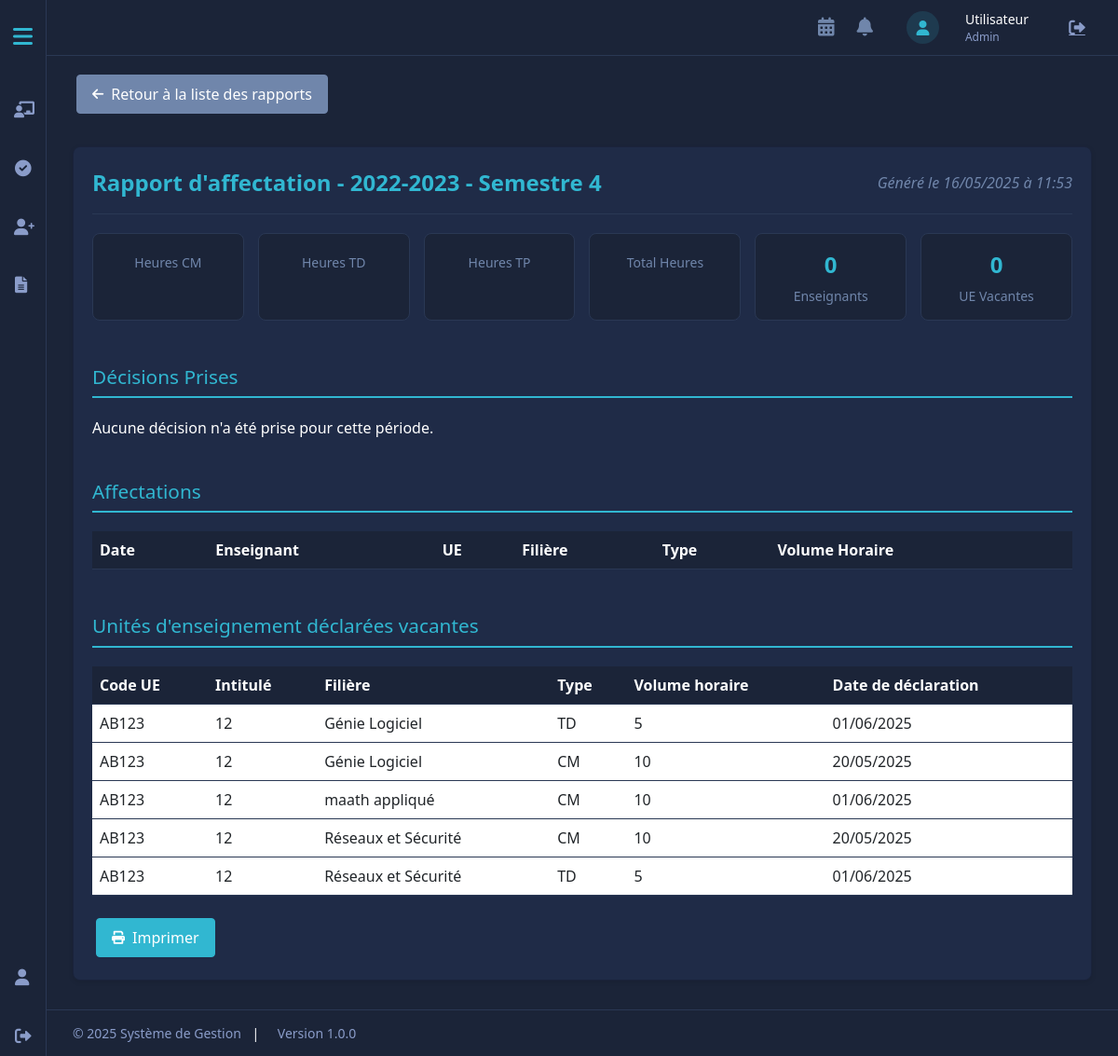
/projet_web_SF/chef_departement_interface/rapport_details.php?id=2 (signed in), run on the app's committed database.
### tables this page shows
CREATE TABLE `rapport_charge_departement` (
  `id` int(11) NOT NULL,
  `id_departement` int(11) NOT NULL,
  `annee_universitaire` varchar(10) NOT NULL,
  `semestre` int(11) NOT NULL,
  `total_heures_cm` float DEFAULT 0,
  `total_heures_td` float DEFAULT 0,
  `total_heures_tp` float DEFAULT 0,
  `total_heures` float DEFAULT 0,
  `nombre_enseignants` int(11) DEFAULT 0,
  `nombre_vacataires` int(11) DEFAULT 0,
  `date_generation` timestamp NOT NULL DEFAULT current_timestamp()
);

CREATE TABLE `unites_enseignement_vacantes` (
  `id` int(11) NOT NULL,
  `id_unite_enseignement` int(11) NOT NULL,
  `annee_universitaire` varchar(10) NOT NULL,
  `semestre` int(11) NOT NULL,
  `type_cours` enum('CM','TD','TP') NOT NULL,
  `volume_horaire` float NOT NULL,
  `date_declaration` timestamp NOT NULL DEFAULT current_timestamp(),
  `id_departement` int(11) DEFAULT NULL,
  `id_filiere` int(11) DEFAULT NULL
);

CREATE TABLE `unites_enseignement` (
  `id` int(11) NOT NULL,
  `code` varchar(20) NOT NULL,
  `intitule` varchar(100) NOT NULL,
  `description` text DEFAULT NULL,
  `specialite` varchar(50) NOT NULL,
  `id_filiere` int(11) DEFAULT NULL,
  `id_departement` int(11) NOT NULL,
  `semestre` int(11) NOT NULL,
  `volume_horaire_cm` float DEFAULT 0,
  `volume_horaire_td` float DEFAULT 0,
  `volume_horaire_tp` float DEFAULT 0,
  `credits` int(11) NOT NULL,
  `annee_universitaire` varchar(10) NOT NULL,
  `id_responsable` int(11) DEFAULT NULL,
  `statut` enum('disponible','affecte','vacant') DEFAULT 'disponible',
  `date_creation` datetime DEFAULT current_timestamp(),
  `date_modification` datetime DEFAULT current_timestamp() ON UPDATE current_timestamp()
);

CREATE TABLE `filieres` (
  `id` int(11) NOT NULL,
  `nom` varchar(100) NOT NULL,
  `id_specialite` int(11) DEFAULT NULL,
  `description` text DEFAULT NULL,
  `id_coordonnateur` int(11) DEFAULT NULL,
  `date_creation` timestamp NOT NULL DEFAULT current_timestamp(),
  `id_departement` int(11) DEFAULT NULL
);

### projet_web_SF/chef_departement_interface/rapport_details.php (the view, shortened to what this page needs)
<?php
$pdo = connectDB();
$id_rapport = intval($_GET['id']);
$stmt = $pdo->prepare("
    SELECT * FROM rapport_charge_departement
    WHERE id = ?
");
$stmt->execute([$id_rapport]);
$rapport = $stmt->fetch(PDO::FETCH_ASSOC);
$stmt = $pdo->prepare("
    SELECT
        jd.*,
        u.nom as nom_decisionnaire,
        u.prenom as prenom_decisionnaire,
        CASE
            WHEN jd.type_entite = 'unite_enseignement' THEN ue.code
            WHEN jd.type_entite = 'utilisateur' THEN CONCAT(ut.nom, ' ', ut.prenom)
            WHEN jd.type_entite = 'voeux_professeurs' THEN CONCAT(ue.code, ' - ', f.nom)
            WHEN jd.type_entite = 'affectation' THEN CONCAT(ue.code, ' - ', f.nom)
            WHEN jd.type_entite = 'unite_vacante' THEN CONCAT(ue.code, ' - ', f.nom)
            ELSE jd.id_entite
        END as entite_concernee,
        CASE
            WHEN jd.type_entite = 'unite_enseignement' THEN ue.intitule
            WHEN jd.type_entite = 'utilisateur' THEN ut.role
            WHEN jd.type_entite IN ('voeux_professeurs', 'affectation', 'unite_vacante') THEN jd.commentaire
            ELSE jd.type_entite
        END as details_entite
    FROM journal_decisions jd
    LEFT JOIN utilisateurs u ON jd.id_utilisateur_decision = u.id
    LEFT JOIN unites_enseignement ue ON
        (jd.type_entite = 'unite_enseignement' AND jd.id_entite = ue.id) OR
        (jd.type_entite IN ('voeux_professeurs', 'affectation', 'unite_vacante') AND
         EXISTS (SELECT 1 FROM voeux_professeurs vp WHERE vp.id = jd.id_entite AND vp.id_ue = ue.id))
    LEFT JOIN utilisateurs ut ON jd.type_entite = 'utilisateur' AND jd.id_entite = ut.id
    LEFT JOIN filieres f ON
        (jd.type_entite IN ('voeux_professeurs', 'affectation', 'unite_vacante') AND
         EXISTS (SELECT 1 FROM voeux_professeurs vp WHERE vp.id = jd.id_entite AND vp.id_filiere = f.id))
    WHERE jd.id_utilisateur_decision = ?
    AND jd.date_decision BETWEEN CONCAT(SUBSTRING(?, 1, 4), '-09-01') AND CONCAT(SUBSTRING(?, 6, 4), '-08-31')
    ORDER BY jd.date_decision DESC
");
$stmt->execute([$_SESSION['user_id'], $rapport['annee_universitaire'], $rapport['annee_universitaire']]);
$decisions = $stmt->fetchAll(PDO::FETCH_ASSOC);
$stmt = $pdo->prepare("
    SELECT
        ue.code, ue.intitule,
        f.nom as nom_filiere,
        uev.type_cours, uev.volume_horaire,
        uev.date_declaration
    FROM unites_enseignement_vacantes uev
    JOIN unites_enseignement ue ON uev.id_unite_enseignement = ue.id
    JOIN filieres f ON uev.id_filiere = f.id
    WHERE uev.id_departement = ?
    AND uev.semestre = ?
    ORDER BY ue.code, f.nom
");
$stmt->execute([$rapport['id_departement'], $rapport['semestre']]);
$details_vacants = $stmt->fetchAll(PDO::FETCH_ASSOC);
include 'header.php';
?>
<div class="main-container">
    <div class="content">
        <div class="container-fluid">
            <a href="generations_rapports_decisions.php" class="btn btn-secondary no-print" style="margin-bottom: 20px;">
                <i class="fas fa-arrow-left"></i> Retour à la liste des rapports
            </a>
            <div class="card">
                <div class="rapport-header">
                    <div class="rapport-title">
                        Rapport d'affectation - <?= htmlspecialchars($rapport['annee_universitaire']) ?> - Semestre <?= htmlspecialchars($rapport['semestre']) ?>
                    </div>
                    <div class="rapport-date">
                        Généré le <?= date('d/m/Y à H:i', strtotime($rapport['date_generation'])) ?>
                    </div>
                </div>
                <div class="stats-summary">
                    <div class="stat-item">
                        <div class="stat-label">Heures CM</div>
                    </div>
                    <div class="stat-item">
                        <div class="stat-label">Heures TD</div>
                    </div>
                    <div class="stat-item">
                        <div class="stat-label">Heures TP</div>
                    </div>
                    <div class="stat-item">
                        <div class="stat-label">Total Heures</div>
                    </div>
                    <div class="stat-item">
                        <div class="stat-value"><?= $rapport['nombre_enseignants'] ?></div>
                        <div class="stat-label">Enseignants</div>
                    </div>
                    <div class="stat-item">
                        <div class="stat-value"><?= $rapport['nombre_vacataires'] ?></div>
                        <div class="stat-label">UE Vacantes</div>
                    </div>
                </div>
                <div class="section-title">Décisions Prises</div>
                <?php if (empty($decisions)): ?>
                    <p>Aucune décision n'a été prise pour cette période.</p>
                <?php endif; ?>
                <div class="section-title">Affectations</div>
                <div class="table-responsive">
                    <table class="table">
                        <thead>
                            <tr>
                                <th>Date</th>
                                <th>Enseignant</th>
                                <th>UE</th>
                                <th>Filière</th>
                                <th>Type</th>
                                <th>Volume Horaire</th>
                            </tr>
                        </thead>
                    </table>
                </div>
                <div class="section-title">Unités d'enseignement déclarées vacantes</div>
                <?php if (empty($details_vacants)): ?>
                    <p>Aucune unité d'enseignement n'a été déclarée vacante pour cette période.</p>
                <?php else: ?>
                    <div class="table-responsive">
                        <table class="table">
                            <thead>
                                <tr>
                                    <th>Code UE</th>
                                    <th>Intitulé</th>
                                    <th>Filière</th>
                                    <th>Type</th>
                                    <th>Volume horaire</th>
                                    <th>Date de déclaration</th>
                                </tr>
                            </thead>
                            <tbody>
                                <?php foreach ($details_vacants as $vacant): ?>
                                    <tr>
                                        <td><?= htmlspecialchars($vacant['code']) ?></td>
                                        <td><?= htmlspecialchars($vacant['intitule']) ?></td>
                                        <td><?= htmlspecialchars($vacant['nom_filiere']) ?></td>
                                        <td><?= htmlspecialchars($vacant['type_cours']) ?></td>
                                        <td><?= $vacant['volume_horaire'] ?></td>
                                        <td><?= date('d/m/Y', strtotime($vacant['date_declaration'])) ?></td>
                                    </tr>
                                <?php endforeach; ?>
                            </tbody>
                        </table>
                    </div>
                <?php endif; ?>
                <div class="print-button">
                    <button class="btn btn-primary no-print" onclick="window.print()">
                        <i class="fas fa-print"></i> Imprimer
                    </button>
                </div>
            </div>
        </div>
    </div>
</div>

### projet_web_SF/chef_departement_interface/header.php (style rules this page uses)
:root { --primary-bg: #1B2438; --secondary-bg: #1F2B47; --accent-color: #31B7D1; --text-color: #FFFFFF; --text-muted: #7086AB; --border-color: #2A3854; --header-bg: var(--secondary-bg); --top-nav-height: 60px; --footer-height: 50px; --sidebar-width-collapsed: 50px; --sidebar-width-expanded: 250px; --spacing-xs: 0.25rem; --spacing-sm: 0.5rem; --spacing-md: 1rem; --spacing-lg: 1.5rem; --spacing-xl: 2rem; --content-padding: var(--spacing-md); --section-margin: var(--spacing-md); --card-padding: var(--spacing-md); --form-spacing: var(--spacing-md); }
* { margin: 0; padding: 0; box-sizing: border-box; }
body { background-color: var(--primary-bg); color: var(--text-color); font-family: system-ui, -apple-system, "Segoe UI", Roboto, sans-serif; min-height: 100vh; display: flex; flex-direction: column; }
.container-fluid { width: 100%; }
.main-container { margin-left: var(--sidebar-width-collapsed); padding-top: var(--top-nav-height); padding-bottom: var(--footer-height); flex: 1; min-height: 100vh; transition: margin-left 0.3s ease; overflow-y: auto; }
.content { padding: var(--content-padding); min-height: calc(100vh - var(--top-nav-height) - var(--footer-height)); }
.card { margin-bottom: var(--section-margin); padding: var(--card-padding); }
.table { margin-bottom: var(--spacing-lg); }
.btn { padding: var(--spacing-sm) var(--spacing-md); margin: var(--spacing-xs); }

### projet_web_SF/chef_departement_interface/rapport_details.php (style rules this page uses)
.card { background: var(--secondary-bg); border-radius: 8px; box-shadow: 0 2px 5px rgba(0,0,0,0.1); margin: 15px 0; padding: 20px; color: var(--text-color); }
.rapport-header { display: flex; justify-content: space-between; align-items: center; margin-bottom: 20px; padding-bottom: 15px; border-bottom: 1px solid var(--border-color); }
.rapport-title { font-size: 1.5em; font-weight: bold; color: var(--accent-color); }
.rapport-date { font-style: italic; color: var(--text-muted); }
.stats-summary { display: flex; flex-wrap: wrap; gap: 15px; margin-bottom: 20px; }
.stat-item { background: var(--primary-bg); padding: 15px; border-radius: 8px; flex: 1; min-width: 150px; text-align: center; border: 1px solid var(--border-color); }
.stat-value { font-size: 24px; font-weight: bold; color: var(--accent-color); margin-bottom: 5px; }
.stat-label { font-size: 14px; color: var(--text-muted); }
.section-title { font-size: 1.3em; margin: 25px 0 20px; color: var(--accent-color); border-bottom: 2px solid var(--accent-color); padding-bottom: 5px; }
.table { color: var(--text-color); margin-bottom: 20px; }
.table thead th { background-color: var(--primary-bg); color: var(--text-color); border-color: var(--border-color); }
.table td { border-color: var(--border-color); }
.btn { display: inline-flex; align-items: center; gap: 8px; padding: 8px 16px; border-radius: 4px; font-weight: 500; transition: all 0.2s; }
.btn i { font-size: 14px; }
.btn-primary { background-color: var(--accent-color); border-color: var(--accent-color); }
.btn-secondary { background-color: var(--text-muted); border-color: var(--text-muted); }

### data on the page
rapport_charge_departement: annee_universitaire "2022-2023", semestre "4", date_generation "16/05/2025 à 11:53", nombre_enseignants "0", nombre_vacataires "0"
unites_enseignement_vacantes: id_unite_enseignement.code "AB123", id_unite_enseignement.intitule "12", id_filiere.nom "Génie Logiciel", type_cours "TD", volume_horaire "5", date_declaration "01/06/2025"
unites_enseignement_vacantes: id_unite_enseignement.code "AB123", id_unite_enseignement.intitule "12", id_filiere.nom "Génie Logiciel", type_cours "CM", volume_horaire "10", date_declaration "20/05/2025"
unites_enseignement_vacantes: id_unite_enseignement.code "AB123", id_unite_enseignement.intitule "12", id_filiere.nom "maath appliqué", type_cours "CM", volume_horaire "10", date_declaration "01/06/2025"
unites_enseignement_vacantes: id_unite_enseignement.code "AB123", id_unite_enseignement.intitule "12", id_filiere.nom "Réseaux et Sécurité", type_cours "CM", volume_horaire "10", date_declaration "20/05/2025"
unites_enseignement_vacantes: id_unite_enseignement.code "AB123", id_unite_enseignement.intitule "12", id_filiere.nom "Réseaux et Sécurité", type_cours "TD", volume_horaire "5", date_declaration "01/06/2025"

### other printed values
$user_fullname "Utilisateur"
$_SESSION['role'] "Admin"
